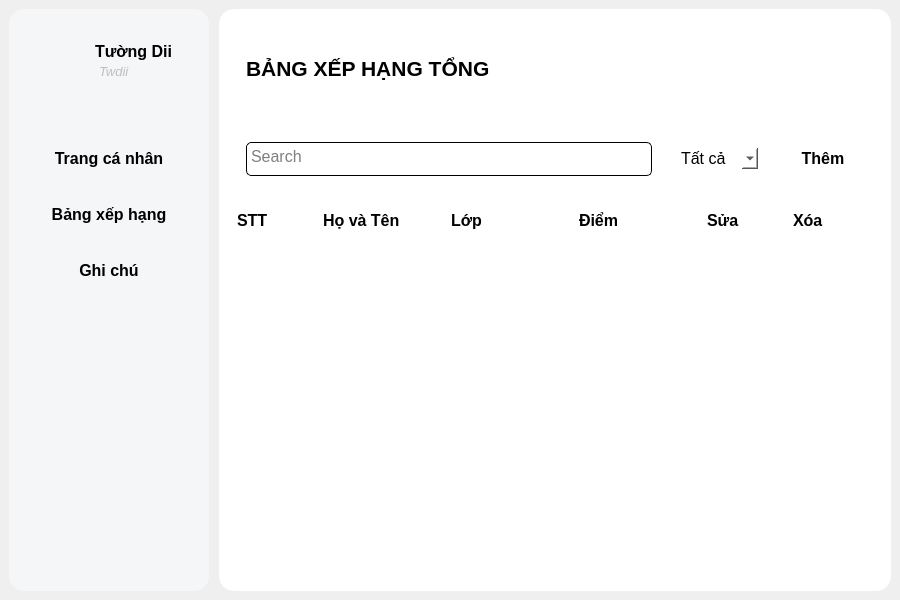
<?xml version="1.0" encoding="UTF-8"?>
<ui version="4.0">
 <class>MainWindow</class>
 <widget class="QMainWindow" name="MainWindow">
  <property name="geometry">
   <rect>
    <x>0</x>
    <y>0</y>
    <width>900</width>
    <height>600</height>
   </rect>
  </property>
  <property name="font">
   <font>
    <pointsize>12</pointsize>
   </font>
  </property>
  <property name="windowTitle">
   <string>MainWindow</string>
  </property>
  <widget class="QWidget" name="centralwidget">
   <layout class="QHBoxLayout" name="horizontalLayout">
    <property name="spacing">
     <number>10</number>
    </property>
    <item>
     <widget class="QWidget" name="widget" native="true">
      <property name="minimumSize">
       <size>
        <width>200</width>
        <height>0</height>
       </size>
      </property>
      <property name="maximumSize">
       <size>
        <width>200</width>
        <height>16777215</height>
       </size>
      </property>
      <property name="styleSheet">
       <string notr="true">background-color: #F5F6F8;
border-radius: 15px;</string>
      </property>
      <layout class="QVBoxLayout" name="verticalLayout">
       <item>
        <widget class="QWidget" name="widget_3" native="true">
         <property name="minimumSize">
          <size>
           <width>0</width>
           <height>100</height>
          </size>
         </property>
         <property name="maximumSize">
          <size>
           <width>16777215</width>
           <height>100</height>
          </size>
         </property>
         <property name="styleSheet">
          <string notr="true">background-color: rgba( 255, 255, 255, 0% )</string>
         </property>
         <widget class="QLabel" name="label">
          <property name="geometry">
           <rect>
            <x>0</x>
            <y>18</y>
            <width>71</width>
            <height>61</height>
           </rect>
          </property>
          <property name="text">
           <string/>
          </property>
          <property name="pixmap">
           <pixmap>icons/TuongDii.png</pixmap>
          </property>
          <property name="scaledContents">
           <bool>true</bool>
          </property>
         </widget>
         <widget class="QLabel" name="label_2">
          <property name="geometry">
           <rect>
            <x>77</x>
            <y>18</y>
            <width>91</width>
            <height>31</height>
           </rect>
          </property>
          <property name="font">
           <font>
            <pointsize>12</pointsize>
            <bold>true</bold>
           </font>
          </property>
          <property name="styleSheet">
           <string notr="true"/>
          </property>
          <property name="text">
           <string>Tường Dii</string>
          </property>
         </widget>
         <widget class="QLabel" name="label_3">
          <property name="enabled">
           <bool>false</bool>
          </property>
          <property name="geometry">
           <rect>
            <x>81</x>
            <y>45</y>
            <width>49</width>
            <height>16</height>
           </rect>
          </property>
          <property name="font">
           <font>
            <pointsize>10</pointsize>
            <italic>true</italic>
            <strikeout>false</strikeout>
           </font>
          </property>
          <property name="styleSheet">
           <string notr="true"/>
          </property>
          <property name="text">
           <string>Twdii</string>
          </property>
         </widget>
        </widget>
       </item>
       <item>
        <widget class="QWidget" name="widget_4" native="true">
         <property name="styleSheet">
          <string notr="true">background-color: rgba( 255, 255, 255, 0% )</string>
         </property>
         <layout class="QVBoxLayout" name="verticalLayout_3">
          <property name="leftMargin">
           <number>0</number>
          </property>
          <property name="rightMargin">
           <number>0</number>
          </property>
          <item>
           <widget class="QPushButton" name="pushButton_2">
            <property name="maximumSize">
             <size>
              <width>16777215</width>
              <height>50</height>
             </size>
            </property>
            <property name="font">
             <font>
              <pointsize>12</pointsize>
              <bold>true</bold>
             </font>
            </property>
            <property name="styleSheet">
             <string notr="true"/>
            </property>
            <property name="text">
             <string>Trang cá nhân</string>
            </property>
           </widget>
          </item>
          <item>
           <widget class="QPushButton" name="pushButton_3">
            <property name="maximumSize">
             <size>
              <width>16777215</width>
              <height>50</height>
             </size>
            </property>
            <property name="font">
             <font>
              <pointsize>12</pointsize>
              <bold>true</bold>
             </font>
            </property>
            <property name="styleSheet">
             <string notr="true"/>
            </property>
            <property name="text">
             <string>Bảng xếp hạng</string>
            </property>
           </widget>
          </item>
          <item>
           <widget class="QPushButton" name="pushButton_4">
            <property name="maximumSize">
             <size>
              <width>16777215</width>
              <height>50</height>
             </size>
            </property>
            <property name="font">
             <font>
              <pointsize>12</pointsize>
              <bold>true</bold>
             </font>
            </property>
            <property name="styleSheet">
             <string notr="true"/>
            </property>
            <property name="text">
             <string>Ghi chú</string>
            </property>
           </widget>
          </item>
          <item>
           <widget class="QWidget" name="widget_17" native="true"/>
          </item>
         </layout>
        </widget>
       </item>
      </layout>
     </widget>
    </item>
    <item>
     <widget class="QWidget" name="widget_2" native="true">
      <property name="styleSheet">
       <string notr="true">background-color: white;
border-radius: 15px;
</string>
      </property>
      <layout class="QVBoxLayout" name="verticalLayout_2">
       <item>
        <widget class="QWidget" name="widget_5" native="true">
         <property name="minimumSize">
          <size>
           <width>0</width>
           <height>100</height>
          </size>
         </property>
         <property name="maximumSize">
          <size>
           <width>16777215</width>
           <height>100</height>
          </size>
         </property>
         <property name="styleSheet">
          <string notr="true">background-color: rgba( 255, 255, 255, 0% )</string>
         </property>
         <layout class="QHBoxLayout" name="horizontalLayout_2">
          <item>
           <widget class="QWidget" name="widget_10" native="true">
            <property name="minimumSize">
             <size>
              <width>300</width>
              <height>0</height>
             </size>
            </property>
            <property name="maximumSize">
             <size>
              <width>300</width>
              <height>16777215</height>
             </size>
            </property>
            <layout class="QVBoxLayout" name="verticalLayout_7">
             <item>
              <widget class="QLabel" name="label_5">
               <property name="font">
                <font>
                 <family>Arial</family>
                 <pointsize>16</pointsize>
                 <italic>false</italic>
                 <bold>true</bold>
                </font>
               </property>
               <property name="styleSheet">
                <string notr="true">font: 700 16pt &quot;Arial&quot;;
</string>
               </property>
               <property name="text">
                <string>BẢNG XẾP HẠNG TỔNG</string>
               </property>
              </widget>
             </item>
            </layout>
           </widget>
          </item>
          <item>
           <widget class="QLabel" name="label_4">
            <property name="text">
             <string/>
            </property>
           </widget>
          </item>
         </layout>
        </widget>
       </item>
       <item>
        <widget class="QWidget" name="widget_6" native="true">
         <property name="minimumSize">
          <size>
           <width>0</width>
           <height>70</height>
          </size>
         </property>
         <property name="maximumSize">
          <size>
           <width>16777215</width>
           <height>70</height>
          </size>
         </property>
         <property name="styleSheet">
          <string notr="true">background-color: rgba( 255, 255, 255, 0% )</string>
         </property>
         <layout class="QHBoxLayout" name="horizontalLayout_3">
          <item>
           <widget class="QWidget" name="widget_12" native="true">
            <layout class="QHBoxLayout" name="horizontalLayout_5">
             <item>
              <widget class="QTextEdit" name="textEdit">
               <property name="styleSheet">
                <string notr="true">border-radius: 5px;
font: 12pt &quot;Segoe UI&quot;;
border: 1px solid ;</string>
               </property>
               <property name="placeholderText">
                <string>Search</string>
               </property>
              </widget>
             </item>
            </layout>
           </widget>
          </item>
          <item>
           <widget class="QWidget" name="widget_13" native="true">
            <property name="minimumSize">
             <size>
              <width>100</width>
              <height>40</height>
             </size>
            </property>
            <property name="maximumSize">
             <size>
              <width>100</width>
              <height>40</height>
             </size>
            </property>
            <property name="styleSheet">
             <string notr="true">background-color:  white;</string>
            </property>
            <layout class="QHBoxLayout" name="horizontalLayout_4">
             <item>
              <widget class="QComboBox" name="comboBox">
               <property name="font">
                <font>
                 <pointsize>12</pointsize>
                </font>
               </property>
               <item>
                <property name="text">
                 <string>Tất cả</string>
                </property>
               </item>
              </widget>
             </item>
            </layout>
           </widget>
          </item>
          <item>
           <widget class="QFrame" name="frame">
            <property name="minimumSize">
             <size>
              <width>100</width>
              <height>0</height>
             </size>
            </property>
            <property name="maximumSize">
             <size>
              <width>100</width>
              <height>16777215</height>
             </size>
            </property>
            <property name="frameShape">
             <enum>QFrame::StyledPanel</enum>
            </property>
            <property name="frameShadow">
             <enum>QFrame::Raised</enum>
            </property>
            <layout class="QHBoxLayout" name="horizontalLayout_7">
             <item>
              <widget class="QPushButton" name="pushButton">
               <property name="font">
                <font>
                 <pointsize>12</pointsize>
                 <bold>true</bold>
                </font>
               </property>
               <property name="styleSheet">
                <string notr="true"/>
               </property>
               <property name="text">
                <string>Thêm</string>
               </property>
               <property name="icon">
                <iconset>
                 <normaloff>icons/add.png</normaloff>icons/add.png</iconset>
               </property>
               <property name="iconSize">
                <size>
                 <width>32</width>
                 <height>32</height>
                </size>
               </property>
              </widget>
             </item>
            </layout>
           </widget>
          </item>
         </layout>
        </widget>
       </item>
       <item>
        <widget class="QWidget" name="widget_7" native="true">
         <property name="minimumSize">
          <size>
           <width>0</width>
           <height>40</height>
          </size>
         </property>
         <property name="maximumSize">
          <size>
           <width>16777215</width>
           <height>40</height>
          </size>
         </property>
         <property name="styleSheet">
          <string notr="true">background-color: rgba( 255, 255, 255, 0% )</string>
         </property>
         <layout class="QHBoxLayout" name="horizontalLayout_6">
          <item>
           <widget class="QLabel" name="label_6">
            <property name="minimumSize">
             <size>
              <width>80</width>
              <height>0</height>
             </size>
            </property>
            <property name="maximumSize">
             <size>
              <width>80</width>
              <height>16777215</height>
             </size>
            </property>
            <property name="font">
             <font>
              <pointsize>12</pointsize>
              <bold>true</bold>
             </font>
            </property>
            <property name="styleSheet">
             <string notr="true"/>
            </property>
            <property name="text">
             <string>STT</string>
            </property>
           </widget>
          </item>
          <item>
           <widget class="QLabel" name="label_7">
            <property name="font">
             <font>
              <pointsize>12</pointsize>
              <bold>true</bold>
             </font>
            </property>
            <property name="styleSheet">
             <string notr="true"/>
            </property>
            <property name="text">
             <string>Họ và Tên</string>
            </property>
           </widget>
          </item>
          <item>
           <widget class="QLabel" name="label_8">
            <property name="font">
             <font>
              <pointsize>12</pointsize>
              <bold>true</bold>
             </font>
            </property>
            <property name="styleSheet">
             <string notr="true"/>
            </property>
            <property name="text">
             <string>Lớp</string>
            </property>
           </widget>
          </item>
          <item>
           <widget class="QLabel" name="label_9">
            <property name="font">
             <font>
              <pointsize>12</pointsize>
              <bold>true</bold>
             </font>
            </property>
            <property name="styleSheet">
             <string notr="true"/>
            </property>
            <property name="text">
             <string>Điểm</string>
            </property>
           </widget>
          </item>
          <item>
           <widget class="QLabel" name="label_10">
            <property name="minimumSize">
             <size>
              <width>80</width>
              <height>0</height>
             </size>
            </property>
            <property name="maximumSize">
             <size>
              <width>80</width>
              <height>16777215</height>
             </size>
            </property>
            <property name="font">
             <font>
              <pointsize>12</pointsize>
              <bold>true</bold>
             </font>
            </property>
            <property name="styleSheet">
             <string notr="true"/>
            </property>
            <property name="text">
             <string>Sửa</string>
            </property>
           </widget>
          </item>
          <item>
           <widget class="QLabel" name="label_11">
            <property name="minimumSize">
             <size>
              <width>80</width>
              <height>0</height>
             </size>
            </property>
            <property name="maximumSize">
             <size>
              <width>80</width>
              <height>16777215</height>
             </size>
            </property>
            <property name="font">
             <font>
              <pointsize>12</pointsize>
              <bold>true</bold>
             </font>
            </property>
            <property name="styleSheet">
             <string notr="true"/>
            </property>
            <property name="text">
             <string>Xóa</string>
            </property>
           </widget>
          </item>
         </layout>
        </widget>
       </item>
       <item>
        <widget class="QWidget" name="widget_8" native="true">
         <property name="styleSheet">
          <string notr="true">background-color: rgba( 255, 255, 255, 0% )</string>
         </property>
        </widget>
       </item>
      </layout>
     </widget>
    </item>
   </layout>
  </widget>
 </widget>
 <resources/>
 <connections/>
</ui>
